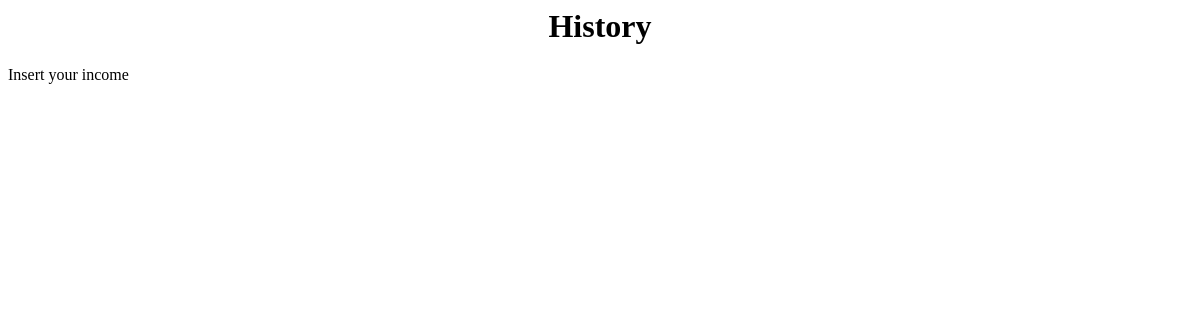
The app's page /history, older data.
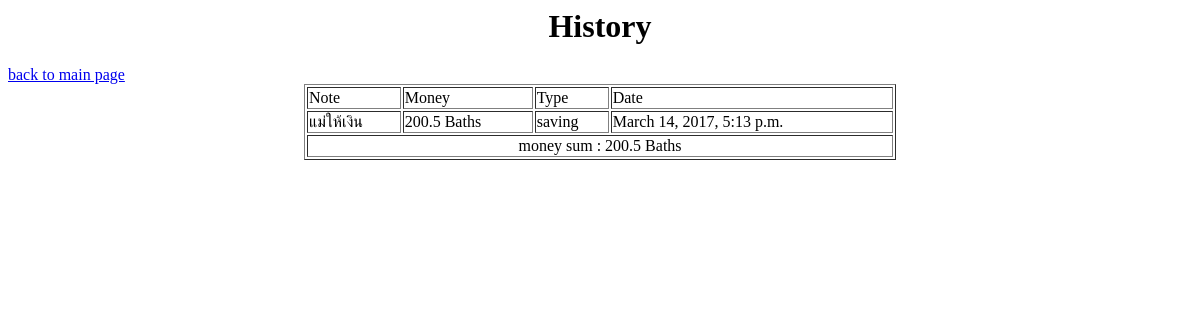
The same page, newer data.
### ManMon/models.py (models this page shows, shortened)
class Account(models.Model):
    note = models.CharField(max_length=200)
    money = models.FloatField(default=0)
    type_note = models.CharField(max_length=200, default='salary')
    pub_date = models.DateTimeField('date published')

### ManMon/views.py (the view)
# urls.py: url(r'^history$', views.history, name="history"),
def history(request):
    account_list = Account.objects.order_by('-pub_date')
    money_sum = 0
    for account in account_list :
        money_sum += account.money
    for account in account_list :
        if account.money < 0 :
            money = account.money
            account.money = (-1)*float(money)
    return render(request, 'ManMon/history.html', {'account_list':account_list, 'money_sum':money_sum})

### ManMon/templates/ManMon/history.html
<html>
<h1 style="text-align:center">History</h1>
{% if account_list %}
<table border=1 style="width:50%;clear:both" align="center">
        <tr>
            <td>Note</td>
            <td>Money</td>
            <td>Type</td>
            <td>Date</td>
        </tr>
    {% for account in account_list %}
        <tr>
            <td>{{ account.note }}</td>
            <td>{{ account.money }} Baths</td>
            <td>{{ account.type_note }}</td>
            <td>{{ account.pub_date }}</td>
        </tr>
    {% endfor %}
        <tr>
            <td style="text-align: center;" colspan="5">money sum : {{ money_sum }} Baths</td>
        </tr>
    <a href="{% url 'ManMon:mainpage'%}">{{"back to main page"}}</a>
{% else %}
    <p> Insert your income</p>
{% endif %}
</html>

Row changes from the older to the newer data that the page shows:
added Account: note "แม่ให้เงิน", money "200.5", type_note "saving", pub_date "March 14, 2017, 5:13 p.m."
Text that changed along with them:
{{ money_sum }}: (not shown) → "200.5"
{{ "back to main page" }}: (not shown) → "back to main page"
text no longer shown: "Insert your income"
text now shown: "Note Money Type Date money sum : Baths"
